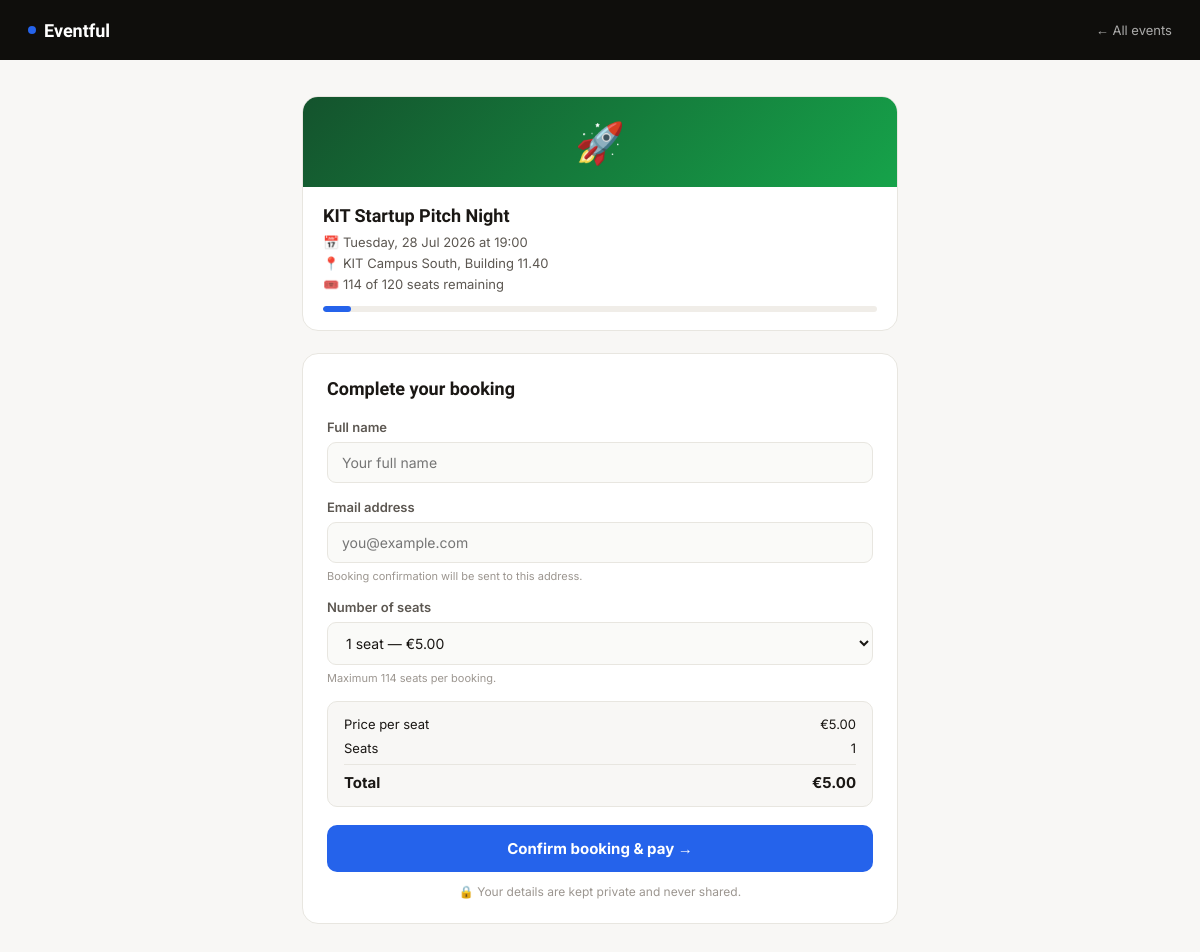
The app's page /book.php?event_id=2 with its own data.
### tables this page shows
CREATE TABLE IF NOT EXISTS events (
    id          INT AUTO_INCREMENT PRIMARY KEY,
    title       VARCHAR(255)  NOT NULL,
    description TEXT,
    category    VARCHAR(60)   NOT NULL DEFAULT 'General',
    event_date  DATE          NOT NULL,
    event_time  TIME          NOT NULL DEFAULT '09:00:00',
    location    VARCHAR(255)  NOT NULL,
    capacity    INT           NOT NULL,
    price       DECIMAL(8,2)  NOT NULL DEFAULT 0.00,
    image_emoji VARCHAR(10)   NOT NULL DEFAULT '🎟️',
    created_at  DATETIME      NOT NULL DEFAULT CURRENT_TIMESTAMP
);

### db.php (called while the page is built, shortened)
<?php
function e($str) {
    return htmlspecialchars($str ?? '', ENT_QUOTES, 'UTF-8');
}

### book.php (the view, shortened to what this page needs)
<?php
require_once 'db.php';
$pdo = getDb();
$eventId = isset($_GET['event_id']) ? (int)$_GET['event_id'] : 0;
$stmt = $pdo->prepare("
    SELECT e.*, COALESCE(SUM(b.seats), 0) AS seats_booked
    FROM events e
    LEFT JOIN bookings b ON b.event_id = e.id
    WHERE e.id = ?
    GROUP BY e.id
");
$stmt->execute([$eventId]);
$event = $stmt->fetch();
$remaining = $event['capacity'] - $event['seats_booked'];
$price    = (float)$event['price'];
$pct      = ($event['capacity'] > 0) ? ($event['seats_booked'] / $event['capacity']) * 100 : 0;
$catSlug  = strtolower($event['category']);
?>
<!DOCTYPE html>
<html lang="en">
<head>
</head>
<body>
<nav>
  <div class="nav-brand">
    <div class="nav-brand-dot"></div>
    Eventful
  </div>
  <a class="back-link" href="index.php">← All events</a>
</nav>
<div class="wrap">
  <div class="event-summary">
    <div class="summary-banner banner-<?= e($catSlug) ?>">
      <?= e($event['image_emoji']) ?>
    </div>
    <div class="summary-body">
      <div class="summary-title"><?= e($event['title']) ?></div>
      <div class="summary-meta">
        <div class="summary-meta-row">📅 <?= date("l, d M Y", strtotime($event['event_date'])) ?> at <?= date("H:i", strtotime($event['event_time'])) ?></div>
        <div class="summary-meta-row">📍 <?= e($event['location']) ?></div>
        <div class="summary-meta-row">🎟️ <?= $remaining ?> of <?= (int)$event['capacity'] ?> seats remaining</div>
      </div>
      <div class="cap-track">
        <div class="cap-fill" style="width:<?= min(100, round($pct)) ?>%"></div>
      </div>
    </div>
  </div>
  <div class="form-card">
    <div class="form-title">Complete your booking</div>
    <form method="POST" action="book.php?event_id=<?= (int)$eventId ?>" id="bookingForm">
      <div class="field">
        <label for="guest_name">Full name</label>
        <input
          type="text"
          id="guest_name"
          name="guest_name"
          value="<?= e($_POST['guest_name'] ?? '') ?>"
          placeholder="Your full name"
          required
          autocomplete="name"
        >
      </div>
      <div class="field">
        <label for="guest_email">Email address</label>
        <input
          type="email"
          id="guest_email"
          name="guest_email"
          value="<?= e($_POST['guest_email'] ?? '') ?>"
          placeholder="you@example.com"
          required
          autocomplete="email"
        >
        <div class="field-hint">Booking confirmation will be sent to this address.</div>
      </div>
      <div class="field">
        <label for="seats">Number of seats</label>
        <select id="seats" name="seats">
          <?php for ($i = 1; $i <= min($remaining, 8); $i++): ?>
            <option value="<?= $i ?>" <?= (int)($_POST['seats'] ?? 1) === $i ? 'selected' : '' ?>>
              <?= $i ?> seat<?= $i > 1 ? 's' : '' ?><?= $price > 0 ? ' — €'.number_format($price * $i, 2) : '' ?>
            </option>
          <?php endfor; ?>
        </select>
        <div class="field-hint">Maximum <?= $remaining ?> seats per booking.</div>
      </div>
      <?php if ($price > 0): ?>
      <div class="order-box" id="orderBox">
        <div class="order-row"><span>Price per seat</span><span>€<?= number_format($price, 2) ?></span></div>
        <div class="order-row"><span>Seats</span><span id="seatCount">1</span></div>
        <div class="order-row order-total"><span>Total</span><span id="orderTotal">€<?= number_format($price, 2) ?></span></div>
      </div>
      <?php endif; ?>
      <button type="submit" class="submit-btn">
        Confirm booking<?= $price > 0 ? ' & pay' : '' ?> →
      </button>
    </form>
    <div class="secure-note">🔒 Your details are kept private and never shared.</div>
  </div>
</div>
</body>
</html>

### book.php (style rules this page uses)
*, *::before, *::after { box-sizing: border-box; margin: 0; padding: 0; }
:root { --bg: #F8F7F5; --white: #FFFFFF; --border: #E8E6E0; --text: #1A1714; --text2: #5C5751; --text3: #9C9690; --accent: #2563EB; --green: #16A34A; --red: #DC2626; }
body { font-family: 'Inter', sans-serif; background: var(--bg); color: var(--text); }
nav { background: #0F0E0C; color: #fff; padding: 0 28px; height: 60px; display: flex; align-items: center; justify-content: space-between; }
.nav-brand { display: flex; align-items: center; gap: 8px; font-family: 'Sora', sans-serif; font-size: 18px; font-weight: 800; }
.nav-brand-dot { width: 8px; height: 8px; border-radius: 50%; background: var(--accent); }
.back-link { font-size: 13px; color: rgba(255,255,255,.65); text-decoration: none; transition: color .15s; }
.wrap { max-width: 640px; margin: 0 auto; padding: 36px 22px 80px; }
.event-summary { background: var(--white); border: 1px solid var(--border); border-radius: 16px; overflow: hidden; margin-bottom: 22px; }
.summary-banner { height: 90px; display: flex; align-items: center; justify-content: center; font-size: 40px; background: linear-gradient(135deg, #1E3A8A, #2563EB); }
.banner-business { background: linear-gradient(135deg, #14532D, #16A34A); }
.summary-body { padding: 18px 20px; }
.summary-title { font-family: 'Sora', sans-serif; font-size: 18px; font-weight: 800; margin-bottom: 8px; }
.summary-meta { display: flex; flex-direction: column; gap: 5px; }
.summary-meta-row { display: flex; align-items: center; gap: 7px; font-size: 13px; color: var(--text2); }
.cap-track { height: 6px; background: #F0EDE8; border-radius: 100px; overflow: hidden; margin-top: 14px; }
.cap-fill { height: 100%; border-radius: 100px; background: var(--accent); }
.form-card { background: var(--white); border: 1px solid var(--border); border-radius: 16px; padding: 24px; }
.form-title { font-family: 'Sora', sans-serif; font-size: 18px; font-weight: 800; margin-bottom: 20px; }
.field { margin-bottom: 16px; }
.field label { display: block; font-size: 13px; font-weight: 600; color: var(--text2); margin-bottom: 7px; }
.field input, .field select { width: 100%; padding: 11px 14px; border: 1.5px solid var(--border); border-radius: 9px; font-size: 14px; font-family: inherit; outline: none; background: #FAFAF8; color: var(--text); transition: border-color .15s, background .15s; }
.field-hint { font-size: 11px; color: var(--text3); margin-top: 6px; }
.order-box { background: var(--bg); border: 1px solid var(--border); border-radius: 10px; padding: 14px 16px; margin-bottom: 18px; }
.order-row { display: flex; justify-content: space-between; font-size: 13px; margin-bottom: 8px; }
.order-row:last-child { margin-bottom: 0; }
.order-total { font-weight: 700; font-size: 15px; padding-top: 8px; border-top: 1px solid var(--border); margin-top: 8px; }
.submit-btn { width: 100%; padding: 14px; background: var(--accent); color: #fff; border: none; border-radius: 10px; font-size: 15px; font-weight: 700; cursor: pointer; font-family: inherit; transition: background .15s, transform .1s; }
.secure-note { text-align: center; font-size: 12px; color: var(--text3); margin-top: 12px; }

### records on screen
events: image_emoji "🚀", title "KIT Startup Pitch Night", event_date "Tuesday, 28 Jul 2026", event_time "19:00", location "KIT Campus South, Building 11.40", capacity "120", price "5.00"

### other values on screen
$remaining "114"
form field seats "1 seat — €5.00"
